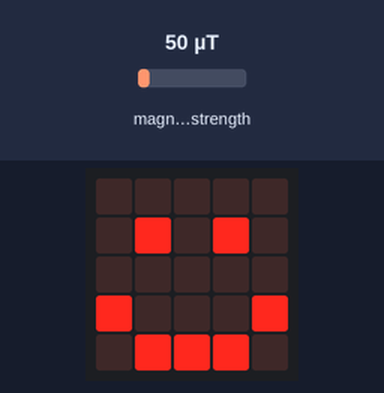
Bench run of a program on a simulated BBC micro:bit running MicroPython. Shown: the board's 5×5 LED display. The test bench sets the inputs (shaded band); at power-on: magnetic field strength 50 µT.

Above: at 1.2 s.
1.3 s: magnetic field strength set to 71 µT
2.8 s: magnetic field strength set to 84 µT
At 4.0 s:
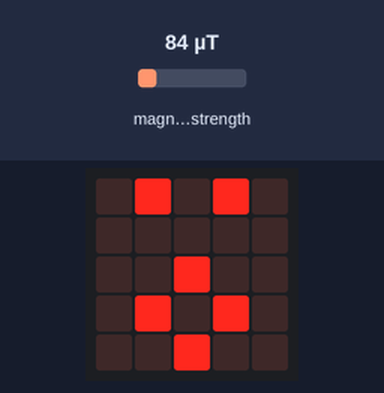
4.3 s: magnetic field strength set to 10 µT
At 5.5 s:
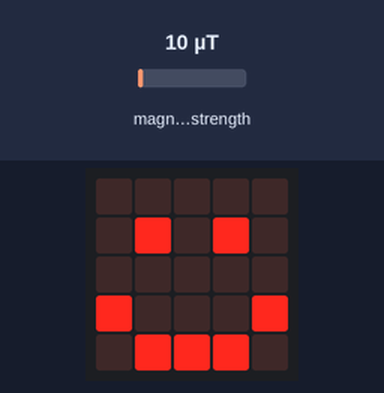
5.9 s: magnetic field strength set to 125 µT
At 6.8 s:
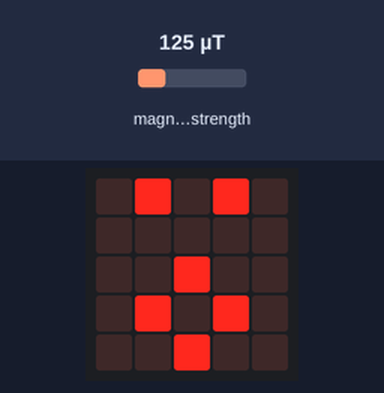
Timing chart, 0 to 8.5 s (numbered marks = the images above; inputs shaded):
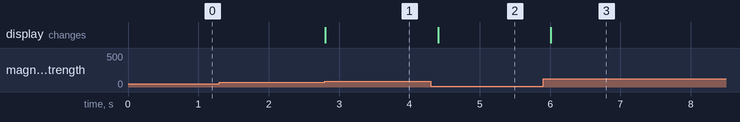

The program:

main.py
```python
from microbit import *

while True:
    if (compass.get_field_strength() // 1000) > 80:
        display.show(Image.SURPRISED)
    else:
        display.show(Image.HAPPY)
    sleep(200)
```

Measured:
- the behaviour switches between 80 and 81 µT on magnetic field strength (found by bisection; images 0 and 1)
- after the input at 1.3 s, every drawn part: stays the same
- after the input at 2.8 s, the display: changes at once (image 1)
- after the input at 4.3 s, the display: changes after 0.11 s (image 2)
- after the input at 5.9 s, the display: changes after 0.11 s (image 3)
